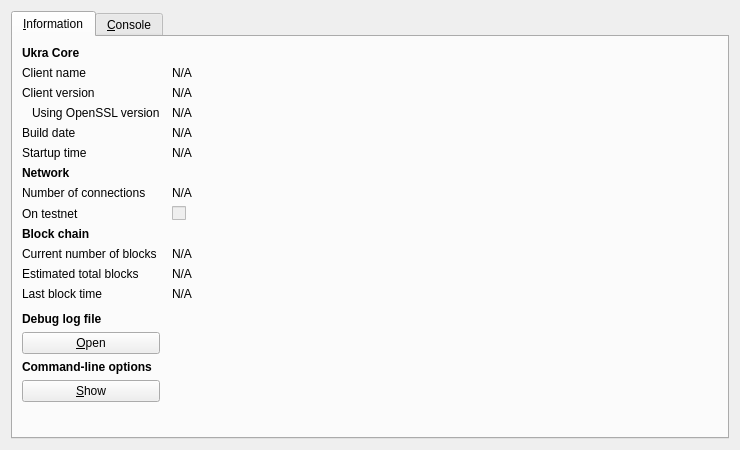
<?xml version="1.0" encoding="UTF-8"?>
<ui version="4.0">
 <class>RPCConsole</class>
 <widget class="QDialog" name="RPCConsole">
  <property name="geometry">
   <rect>
    <x>0</x>
    <y>0</y>
    <width>740</width>
    <height>450</height>
   </rect>
  </property>
  <property name="windowTitle">
   <string>Ukra - Debug window</string>
  </property>
  <layout class="QVBoxLayout" name="verticalLayout_2">
   <item>
    <widget class="QTabWidget" name="tabWidget">
     <property name="currentIndex">
      <number>0</number>
     </property>
     <widget class="QWidget" name="tab_info">
      <attribute name="title">
       <string>&amp;Information</string>
      </attribute>
      <layout class="QGridLayout" name="gridLayout" columnstretch="0,1">
       <property name="horizontalSpacing">
        <number>12</number>
       </property>
       <item row="0" column="0">
        <widget class="QLabel" name="label_9">
         <property name="font">
          <font>
           <weight>75</weight>
           <bold>true</bold>
          </font>
         </property>
         <property name="text">
          <string>Ukra Core</string>
         </property>
        </widget>
       </item>
       <item row="1" column="0">
        <widget class="QLabel" name="label_5">
         <property name="text">
          <string>Client name</string>
         </property>
        </widget>
       </item>
       <item row="1" column="1">
        <widget class="QLabel" name="clientName">
         <property name="cursor">
          <cursorShape>IBeamCursor</cursorShape>
         </property>
         <property name="text">
          <string>N/A</string>
         </property>
         <property name="textFormat">
          <enum>Qt::PlainText</enum>
         </property>
         <property name="textInteractionFlags">
          <set>Qt::LinksAccessibleByMouse|Qt::TextSelectableByKeyboard|Qt::TextSelectableByMouse</set>
         </property>
        </widget>
       </item>
       <item row="2" column="0">
        <widget class="QLabel" name="label_6">
         <property name="text">
          <string>Client version</string>
         </property>
        </widget>
       </item>
       <item row="2" column="1">
        <widget class="QLabel" name="clientVersion">
         <property name="cursor">
          <cursorShape>IBeamCursor</cursorShape>
         </property>
         <property name="text">
          <string>N/A</string>
         </property>
         <property name="textFormat">
          <enum>Qt::PlainText</enum>
         </property>
         <property name="textInteractionFlags">
          <set>Qt::LinksAccessibleByMouse|Qt::TextSelectableByKeyboard|Qt::TextSelectableByMouse</set>
         </property>
        </widget>
       </item>
       <item row="3" column="0">
        <widget class="QLabel" name="label_14">
         <property name="text">
          <string>Using OpenSSL version</string>
         </property>
         <property name="indent">
          <number>10</number>
         </property>
        </widget>
       </item>
       <item row="3" column="1">
        <widget class="QLabel" name="openSSLVersion">
         <property name="cursor">
          <cursorShape>IBeamCursor</cursorShape>
         </property>
         <property name="text">
          <string>N/A</string>
         </property>
         <property name="textFormat">
          <enum>Qt::PlainText</enum>
         </property>
         <property name="textInteractionFlags">
          <set>Qt::LinksAccessibleByMouse|Qt::TextSelectableByKeyboard|Qt::TextSelectableByMouse</set>
         </property>
        </widget>
       </item>
       <item row="4" column="0">
        <widget class="QLabel" name="label_12">
         <property name="text">
          <string>Build date</string>
         </property>
        </widget>
       </item>
       <item row="4" column="1">
        <widget class="QLabel" name="buildDate">
         <property name="cursor">
          <cursorShape>IBeamCursor</cursorShape>
         </property>
         <property name="text">
          <string>N/A</string>
         </property>
         <property name="textFormat">
          <enum>Qt::PlainText</enum>
         </property>
         <property name="textInteractionFlags">
          <set>Qt::LinksAccessibleByMouse|Qt::TextSelectableByKeyboard|Qt::TextSelectableByMouse</set>
         </property>
        </widget>
       </item>
       <item row="5" column="0">
        <widget class="QLabel" name="label_13">
         <property name="text">
          <string>Startup time</string>
         </property>
        </widget>
       </item>
       <item row="5" column="1">
        <widget class="QLabel" name="startupTime">
         <property name="cursor">
          <cursorShape>IBeamCursor</cursorShape>
         </property>
         <property name="text">
          <string>N/A</string>
         </property>
         <property name="textFormat">
          <enum>Qt::PlainText</enum>
         </property>
         <property name="textInteractionFlags">
          <set>Qt::LinksAccessibleByMouse|Qt::TextSelectableByKeyboard|Qt::TextSelectableByMouse</set>
         </property>
        </widget>
       </item>
       <item row="6" column="0">
        <widget class="QLabel" name="label_11">
         <property name="font">
          <font>
           <weight>75</weight>
           <bold>true</bold>
          </font>
         </property>
         <property name="text">
          <string>Network</string>
         </property>
        </widget>
       </item>
       <item row="7" column="0">
        <widget class="QLabel" name="label_7">
         <property name="text">
          <string>Number of connections</string>
         </property>
        </widget>
       </item>
       <item row="7" column="1">
        <widget class="QLabel" name="numberOfConnections">
         <property name="cursor">
          <cursorShape>IBeamCursor</cursorShape>
         </property>
         <property name="text">
          <string>N/A</string>
         </property>
         <property name="textFormat">
          <enum>Qt::PlainText</enum>
         </property>
         <property name="textInteractionFlags">
          <set>Qt::LinksAccessibleByMouse|Qt::TextSelectableByKeyboard|Qt::TextSelectableByMouse</set>
         </property>
        </widget>
       </item>
       <item row="8" column="0">
        <widget class="QLabel" name="label_8">
         <property name="text">
          <string>On testnet</string>
         </property>
        </widget>
       </item>
       <item row="8" column="1">
        <widget class="QCheckBox" name="isTestNet">
         <property name="enabled">
          <bool>false</bool>
         </property>
         <property name="text">
          <string/>
         </property>
        </widget>
       </item>
       <item row="9" column="0">
        <widget class="QLabel" name="label_10">
         <property name="font">
          <font>
           <weight>75</weight>
           <bold>true</bold>
          </font>
         </property>
         <property name="text">
          <string>Block chain</string>
         </property>
        </widget>
       </item>
       <item row="10" column="0">
        <widget class="QLabel" name="label_3">
         <property name="text">
          <string>Current number of blocks</string>
         </property>
        </widget>
       </item>
       <item row="10" column="1">
        <widget class="QLabel" name="numberOfBlocks">
         <property name="cursor">
          <cursorShape>IBeamCursor</cursorShape>
         </property>
         <property name="text">
          <string>N/A</string>
         </property>
         <property name="textFormat">
          <enum>Qt::PlainText</enum>
         </property>
         <property name="textInteractionFlags">
          <set>Qt::LinksAccessibleByMouse|Qt::TextSelectableByKeyboard|Qt::TextSelectableByMouse</set>
         </property>
        </widget>
       </item>
       <item row="11" column="0">
        <widget class="QLabel" name="label_4">
         <property name="text">
          <string>Estimated total blocks</string>
         </property>
        </widget>
       </item>
       <item row="11" column="1">
        <widget class="QLabel" name="totalBlocks">
         <property name="cursor">
          <cursorShape>IBeamCursor</cursorShape>
         </property>
         <property name="text">
          <string>N/A</string>
         </property>
         <property name="textFormat">
          <enum>Qt::PlainText</enum>
         </property>
         <property name="textInteractionFlags">
          <set>Qt::LinksAccessibleByMouse|Qt::TextSelectableByKeyboard|Qt::TextSelectableByMouse</set>
         </property>
        </widget>
       </item>
       <item row="12" column="0">
        <widget class="QLabel" name="label_2">
         <property name="text">
          <string>Last block time</string>
         </property>
        </widget>
       </item>
       <item row="12" column="1">
        <widget class="QLabel" name="lastBlockTime">
         <property name="cursor">
          <cursorShape>IBeamCursor</cursorShape>
         </property>
         <property name="text">
          <string>N/A</string>
         </property>
         <property name="textFormat">
          <enum>Qt::PlainText</enum>
         </property>
         <property name="textInteractionFlags">
          <set>Qt::LinksAccessibleByMouse|Qt::TextSelectableByKeyboard|Qt::TextSelectableByMouse</set>
         </property>
        </widget>
       </item>
       <item row="13" column="0">
        <spacer name="verticalSpacer_2">
         <property name="orientation">
          <enum>Qt::Vertical</enum>
         </property>
         <property name="sizeHint" stdset="0">
          <size>
           <width>20</width>
           <height>20</height>
          </size>
         </property>
        </spacer>
       </item>
       <item row="14" column="0">
        <widget class="QLabel" name="labelDebugLogfile">
         <property name="font">
          <font>
           <weight>75</weight>
           <bold>true</bold>
          </font>
         </property>
         <property name="text">
          <string>Debug log file</string>
         </property>
        </widget>
       </item>
       <item row="15" column="0">
        <widget class="QPushButton" name="openDebugLogfileButton">
         <property name="toolTip">
          <string>Open the Ukra debug log file from the current data directory. This can take a few seconds for large log files.</string>
         </property>
         <property name="text">
          <string>&amp;Open</string>
         </property>
         <property name="autoDefault">
          <bool>false</bool>
         </property>
        </widget>
       </item>
       <item row="16" column="0">
        <widget class="QLabel" name="labelCLOptions">
         <property name="font">
          <font>
           <weight>75</weight>
           <bold>true</bold>
          </font>
         </property>
         <property name="text">
          <string>Command-line options</string>
         </property>
        </widget>
       </item>
       <item row="17" column="0">
        <widget class="QPushButton" name="showCLOptionsButton">
         <property name="toolTip">
          <string>Show the Ukra-Qt help message to get a list with possible Ukra command-line options.</string>
         </property>
         <property name="text">
          <string>&amp;Show</string>
         </property>
         <property name="autoDefault">
          <bool>false</bool>
         </property>
        </widget>
       </item>
       <item row="18" column="0">
        <spacer name="verticalSpacer">
         <property name="orientation">
          <enum>Qt::Vertical</enum>
         </property>
         <property name="sizeHint" stdset="0">
          <size>
           <width>20</width>
           <height>40</height>
          </size>
         </property>
        </spacer>
       </item>
      </layout>
     </widget>
     <widget class="QWidget" name="tab_console">
      <attribute name="title">
       <string>&amp;Console</string>
      </attribute>
      <layout class="QVBoxLayout" name="verticalLayout_3">
       <property name="spacing">
        <number>3</number>
       </property>
       <item>
        <widget class="QTextEdit" name="messagesWidget">
         <property name="minimumSize">
          <size>
           <width>0</width>
           <height>100</height>
          </size>
         </property>
         <property name="readOnly">
          <bool>true</bool>
         </property>
         <property name="tabKeyNavigation" stdset="0">
          <bool>false</bool>
         </property>
         <property name="columnCount" stdset="0">
          <number>2</number>
         </property>
        </widget>
       </item>
       <item>
        <layout class="QHBoxLayout" name="horizontalLayout">
         <property name="spacing">
          <number>3</number>
         </property>
         <item>
          <widget class="QLabel" name="label">
           <property name="text">
            <string notr="true">&gt;</string>
           </property>
          </widget>
         </item>
         <item>
          <widget class="QLineEdit" name="lineEdit"/>
         </item>
         <item>
          <widget class="QPushButton" name="clearButton">
           <property name="maximumSize">
            <size>
             <width>24</width>
             <height>24</height>
            </size>
           </property>
           <property name="toolTip">
            <string>Clear console</string>
           </property>
           <property name="text">
            <string/>
           </property>
           <property name="icon">
            <iconset resource="../bitcoin.qrc">
             <normaloff>:/icons/remove</normaloff>:/icons/remove</iconset>
           </property>
           <property name="shortcut">
            <string notr="true">Ctrl+L</string>
           </property>
           <property name="autoDefault">
            <bool>false</bool>
           </property>
          </widget>
         </item>
        </layout>
       </item>
      </layout>
     </widget>
    </widget>
   </item>
  </layout>
 </widget>
 <resources>
  <include location="../bitcoin.qrc"/>
 </resources>
 <connections/>
</ui>
